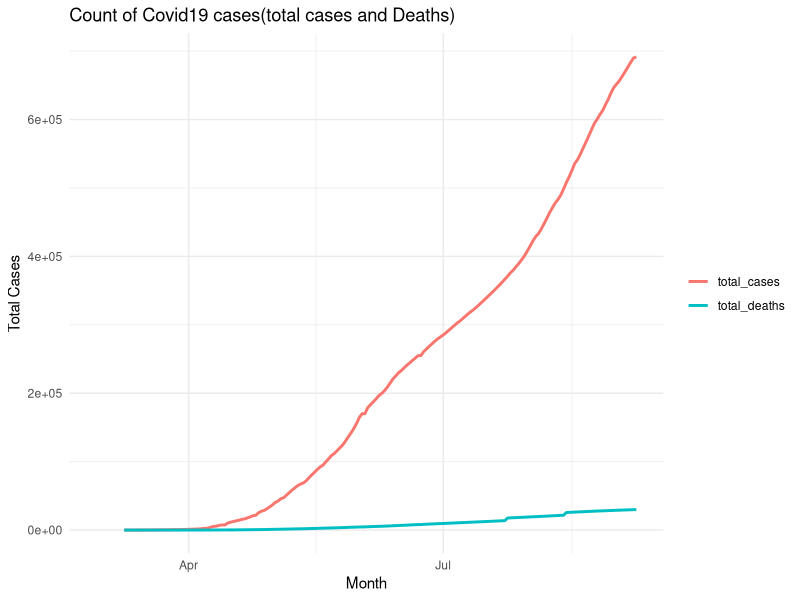
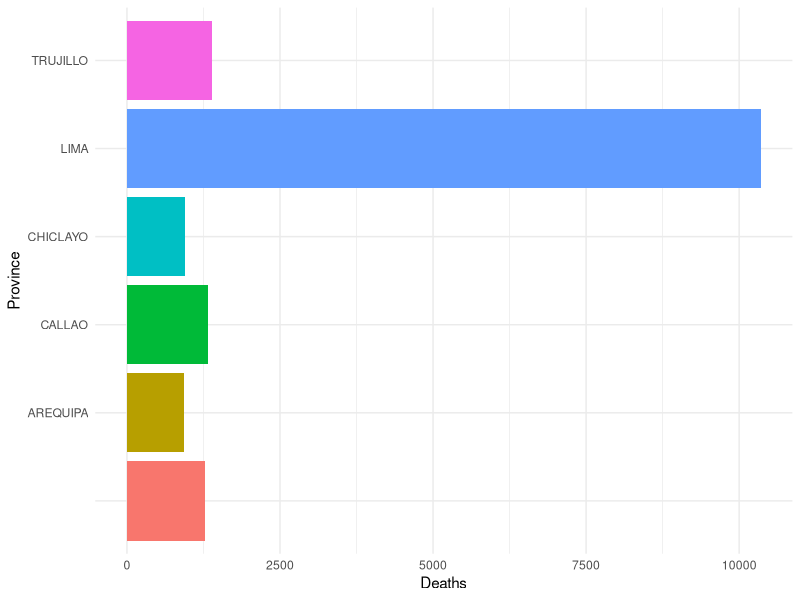
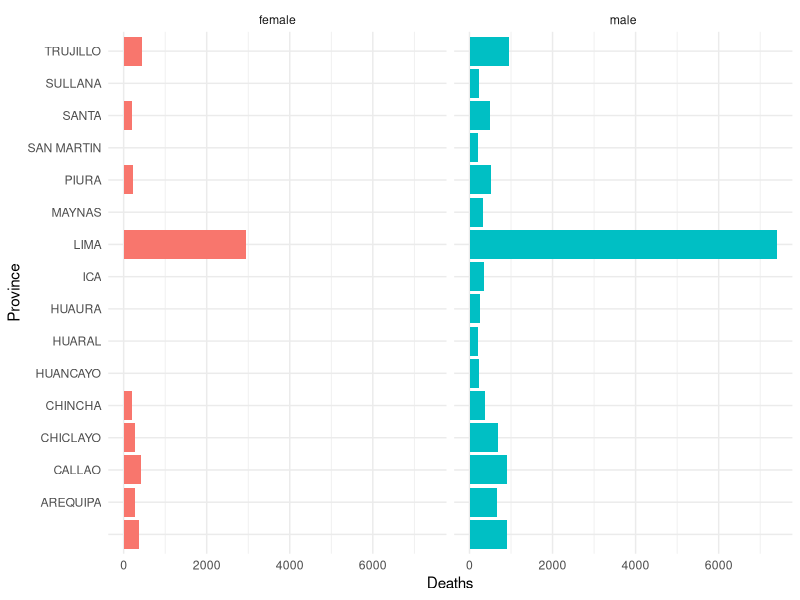

These charts were generated, in order, by the following R code:
## ---- chunk 1
knitr::opts_chunk$set(collapse = TRUE)
## ---- chunk 2
library(tidyverse)
library(lubridate)
## ---- chunk 3
peru_data <- read.csv("peru_covid.csv")
peru_data$date <- lubridate::as_date(peru_data$date)
gender_table <- read.csv("state-details.csv")
## ---- chunk 4
peru_data <- peru_data %>% mutate(month = month(date))
ggplot(peru_data,aes(x = date),size = 1.0) + 
  geom_line(aes(y = total_cases, color = "total_cases"),size = 1.0)+
  geom_line(aes(y = total_deaths,color = "total_deaths"),size = 1.0)+
  theme_minimal() +
  ylab("Total Cases") +
  xlab("Month")+
  theme(legend.title = element_blank())+
  #scale_x_continuous(breaks = scales::pretty_breaks()) +
  labs(title="Count of Covid19 cases(total cases and Deaths)")
## ---- chunk 5
gender_table <- read.csv("state-details.csv")
provinces <- gender_table %>% group_by(Province) %>% count(Province,sort = TRUE) %>% head()
ggplot(provinces,aes(x = Province, y = n,fill = Province)) + 
  geom_col() + 
  coord_flip() +
  ylab("Deaths") +
  theme_minimal() +
  theme(legend.position= "none") 
## ---- chunk 6
gender <- gender_table %>% group_by(Sex,Province) %>% count(Sex,sort = TRUE) %>% head(25)
ggplot(gender,aes(x = n, y = Province,fill = Sex)) + 
  geom_col() + 
  facet_wrap(~Sex)  + 
  xlab("Deaths") +
  theme_minimal() +
  theme(legend.position = "none") 
